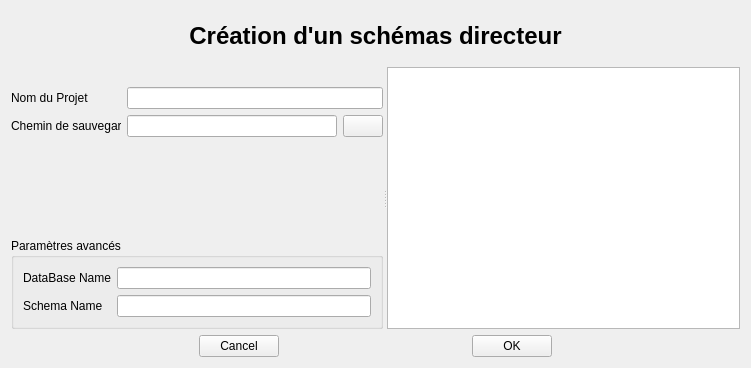
<?xml version="1.0" encoding="UTF-8"?>
<ui version="4.0">
 <class>create_sd_form</class>
 <widget class="QWidget" name="create_sd_form">
  <property name="geometry">
   <rect>
    <x>0</x>
    <y>0</y>
    <width>751</width>
    <height>368</height>
   </rect>
  </property>
  <property name="windowTitle">
   <string>Outils d'aide à la création d'un Schéma Directeur</string>
  </property>
  <property name="windowIcon">
   <iconset resource="../ressources.qrc">
    <normaloff>:/img/img/ActionNewSDEP.svg</normaloff>:/img/img/ActionNewSDEP.svg</iconset>
  </property>
  <layout class="QVBoxLayout" name="verticalLayout_2">
   <item>
    <widget class="QLabel" name="label_3">
     <property name="maximumSize">
      <size>
       <width>16777215</width>
       <height>50</height>
      </size>
     </property>
     <property name="styleSheet">
      <string notr="true"/>
     </property>
     <property name="text">
      <string>&lt;html&gt;&lt;head/&gt;&lt;body&gt;&lt;p align=&quot;center&quot;&gt;&lt;span style=&quot; font-size:18pt; font-weight:600;&quot;&gt;Création d'un schémas directeur&lt;/span&gt;&lt;/p&gt;&lt;/body&gt;&lt;/html&gt;</string>
     </property>
    </widget>
   </item>
   <item>
    <widget class="QSplitter" name="splitter">
     <property name="orientation">
      <enum>Qt::Horizontal</enum>
     </property>
     <widget class="QWidget" name="layoutWidget">
      <layout class="QVBoxLayout" name="verticalLayout">
       <item>
        <spacer name="verticalSpacer_2">
         <property name="orientation">
          <enum>Qt::Vertical</enum>
         </property>
         <property name="sizeType">
          <enum>QSizePolicy::Fixed</enum>
         </property>
         <property name="sizeHint" stdset="0">
          <size>
           <width>20</width>
           <height>20</height>
          </size>
         </property>
        </spacer>
       </item>
       <item>
        <layout class="QHBoxLayout" name="horizontalLayout_2">
         <item>
          <widget class="QLabel" name="label_2">
           <property name="minimumSize">
            <size>
             <width>110</width>
             <height>0</height>
            </size>
           </property>
           <property name="maximumSize">
            <size>
             <width>110</width>
             <height>16777215</height>
            </size>
           </property>
           <property name="text">
            <string>Nom du Projet</string>
           </property>
          </widget>
         </item>
         <item>
          <widget class="QLineEdit" name="le_project_name"/>
         </item>
        </layout>
       </item>
       <item>
        <layout class="QHBoxLayout" name="horizontalLayout">
         <item>
          <widget class="QLabel" name="label">
           <property name="minimumSize">
            <size>
             <width>110</width>
             <height>0</height>
            </size>
           </property>
           <property name="maximumSize">
            <size>
             <width>110</width>
             <height>16777215</height>
            </size>
           </property>
           <property name="text">
            <string>Chemin de sauvegarde</string>
           </property>
          </widget>
         </item>
         <item>
          <widget class="QLineEdit" name="le_project_path"/>
         </item>
         <item>
          <widget class="QPushButton" name="pb_project_path">
           <property name="styleSheet">
            <string notr="true">image: url(:/img/img/folder.svg);</string>
           </property>
           <property name="text">
            <string/>
           </property>
          </widget>
         </item>
        </layout>
       </item>
       <item>
        <spacer name="verticalSpacer">
         <property name="orientation">
          <enum>Qt::Vertical</enum>
         </property>
         <property name="sizeHint" stdset="0">
          <size>
           <width>20</width>
           <height>40</height>
          </size>
         </property>
        </spacer>
       </item>
       <item>
        <widget class="QgsCollapsibleGroupBox" name="mGroupBox">
         <property name="title">
          <string>Paramètres avancés</string>
         </property>
         <property name="collapsed">
          <bool>false</bool>
         </property>
         <layout class="QFormLayout" name="formLayout">
          <item row="1" column="1">
           <widget class="QLineEdit" name="le_db_name"/>
          </item>
          <item row="1" column="0">
           <widget class="QLabel" name="label_4">
            <property name="text">
             <string>DataBase Name</string>
            </property>
           </widget>
          </item>
          <item row="2" column="1">
           <widget class="QLineEdit" name="le_schema_name"/>
          </item>
          <item row="2" column="0">
           <widget class="QLabel" name="label_5">
            <property name="text">
             <string>Schema Name</string>
            </property>
           </widget>
          </item>
         </layout>
        </widget>
       </item>
      </layout>
     </widget>
     <widget class="QTextBrowser" name="textBrowser"/>
    </widget>
   </item>
   <item>
    <layout class="QHBoxLayout" name="horizontalLayout_3">
     <item>
      <spacer name="horizontalSpacer">
       <property name="orientation">
        <enum>Qt::Horizontal</enum>
       </property>
       <property name="sizeHint" stdset="0">
        <size>
         <width>40</width>
         <height>20</height>
        </size>
       </property>
      </spacer>
     </item>
     <item>
      <widget class="QPushButton" name="pb_cancel">
       <property name="text">
        <string>Cancel</string>
       </property>
      </widget>
     </item>
     <item>
      <spacer name="horizontalSpacer_2">
       <property name="orientation">
        <enum>Qt::Horizontal</enum>
       </property>
       <property name="sizeHint" stdset="0">
        <size>
         <width>40</width>
         <height>20</height>
        </size>
       </property>
      </spacer>
     </item>
     <item>
      <widget class="QPushButton" name="pb_ok">
       <property name="text">
        <string>OK</string>
       </property>
      </widget>
     </item>
     <item>
      <spacer name="horizontalSpacer_3">
       <property name="orientation">
        <enum>Qt::Horizontal</enum>
       </property>
       <property name="sizeHint" stdset="0">
        <size>
         <width>40</width>
         <height>20</height>
        </size>
       </property>
      </spacer>
     </item>
    </layout>
   </item>
  </layout>
 </widget>
 <customwidgets>
  <customwidget>
   <class>QgsCollapsibleGroupBox</class>
   <extends>QGroupBox</extends>
   <header>qgscollapsiblegroupbox.h</header>
   <container>1</container>
  </customwidget>
 </customwidgets>
 <resources>
  <include location="../ressources.qrc"/>
 </resources>
 <connections/>
</ui>
